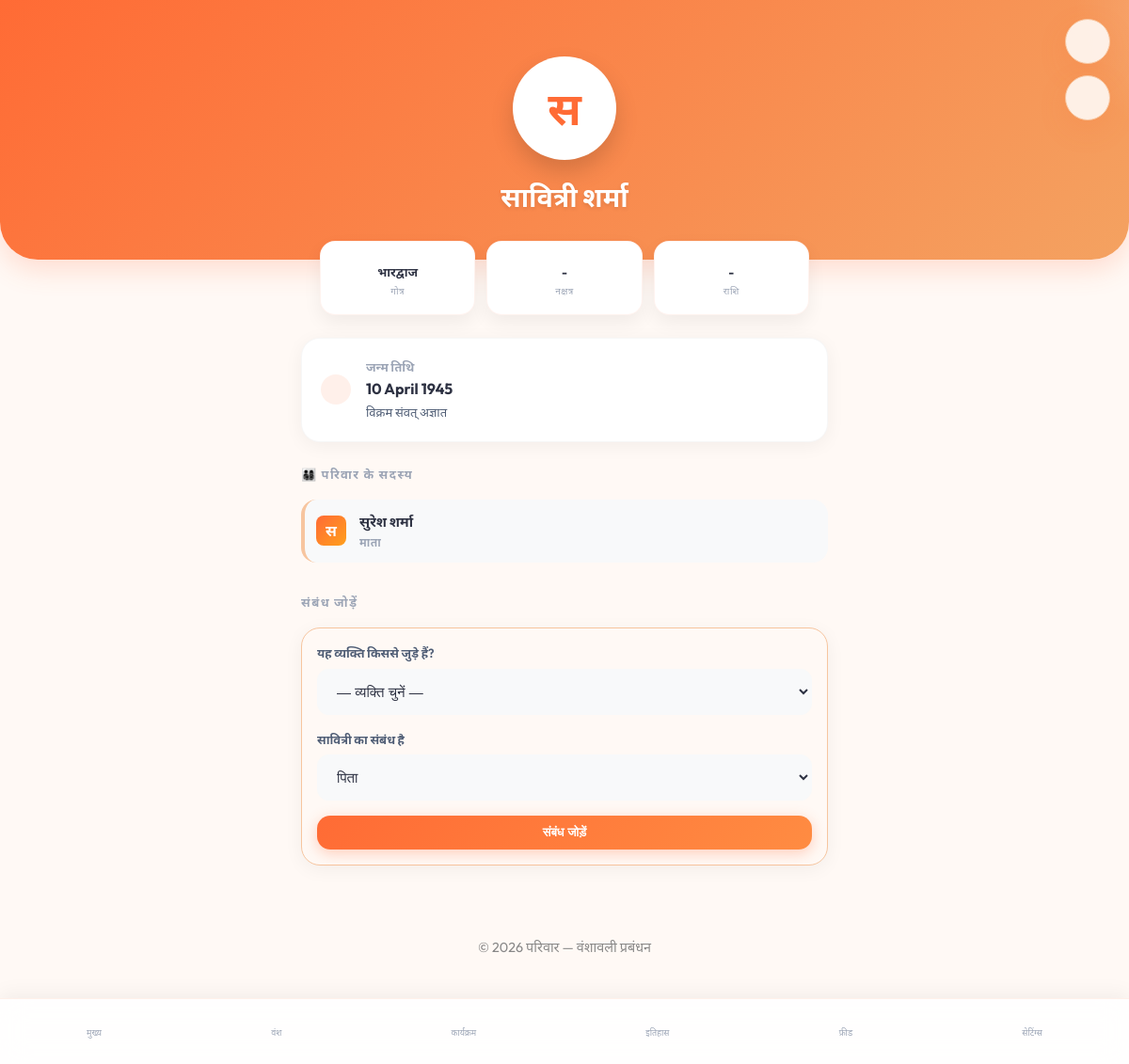
The app's page /pages/vyakti.php?id=2 (signed in) with its own data.
### tables this page shows
CREATE TABLE IF NOT EXISTS vyakti (
  id INT AUTO_INCREMENT PRIMARY KEY,
  parivar_id INT NOT NULL,
  joda_user_id INT COMMENT 'किसने जोड़ा',
  
   
  pratham_naam VARCHAR(100) NOT NULL COMMENT 'पहला नाम',
  madhya_naam VARCHAR(100) COMMENT 'मध्य नाम',
  kul_naam VARCHAR(100) COMMENT 'कुल/उपनाम',
  upnaam VARCHAR(50) COMMENT 'घर का नाम/उपनाम',
  
   
  ling ENUM('purush','stri','anya') NOT NULL,
  jeevit TINYINT(1) DEFAULT 1 COMMENT '1=जीवित, 0=दिवंगत',
  
   
  janm_tithi_gregorian DATE COMMENT 'ग्रेगोरियन जन्म तिथि',
  janm_tithi_vs VARCHAR(100) COMMENT 'जैसे: कार्तिक शुक्ल चतुर्दशी, वि.सं. २०४८',
  janm_sthan VARCHAR(200) COMMENT 'जन्म स्थान',
  
   
  mrityu_tithi_gregorian DATE,
  mrityu_tithi_vs VARCHAR(100),
  
   
  gotra VARCHAR(100) COMMENT 'गोत्र',
  pravara VARCHAR(200) COMMENT 'प्रवर',
  nakshatra VARCHAR(50) COMMENT 'जन्म नक्षत्र',
  rashi VARCHAR(50) COMMENT 'राशि',
  
   
  phone VARCHAR(15),
  email VARCHAR(150),
  vartaman_sheher VARCHAR(200) COMMENT 'वर्तमान शहर',
  share_code VARCHAR(12) UNIQUE COMMENT 'Profile link code',
  
   
  photo_url VARCHAR(500),
  jeevan_parichay TEXT COMMENT 'जीवन परिचय',
  
  banaya_at TIMESTAMP DEFAULT CURRENT_TIMESTAMP,
  updated_at TIMESTAMP DEFAULT CURRENT_TIMESTAMP ON UPDATE CURRENT_TIMESTAMP,
  
  FOREIGN KEY (parivar_id) REFERENCES parivar(id) ON DELETE CASCADE
);

CREATE TABLE IF NOT EXISTS sambandh (
  id INT AUTO_INCREMENT PRIMARY KEY,
  vyakti_a_id INT NOT NULL COMMENT 'व्यक्ति A',
  vyakti_b_id INT NOT NULL COMMENT 'व्यक्ति B',
  sambandh_prakar ENUM(
    'pita','mata','pati','patni',
    'bhai','behen','putra','putri',
    'datta_putra','datta_putri','datta_pita','datta_mata'
  ) NOT NULL COMMENT 'A का B से संबंध',
  
   
  vivah_tithi_gregorian DATE,
  vivah_tithi_vs VARCHAR(100) COMMENT 'विवाह तिथि वि.सं. में',
  vivah_sthan VARCHAR(200),
  
  tippani VARCHAR(500) COMMENT 'अतिरिक्त टिप्पणी',
  
  FOREIGN KEY (vyakti_a_id) REFERENCES vyakti(id) ON DELETE CASCADE,
  FOREIGN KEY (vyakti_b_id) REFERENCES vyakti(id) ON DELETE CASCADE
);

### includes/helpers.php (called while the page is built, shortened)
<?php
function s($text) {
    return htmlspecialchars($text ?? '', ENT_QUOTES, 'UTF-8');
}
function getRelationHindi($type) {
    $relations = [
        'pita' => 'पिता',
        'mata' => 'माता',
        'pati' => 'पति',
        'patni' => 'पत्नी',
        'bhai' => 'भाई',
        'behen' => 'बहन',
        'putra' => 'पुत्र',
        'putri' => 'पुत्री',
        'datta_putra' => 'दत्तक पुत्र',
        'datta_putri' => 'दत्तक पुत्री',
        'dada' => 'दादा',
        'dadi' => 'दादी',
        'nana' => 'नाना',
        'nani' => 'नानी',
        'pota' => 'पोता',
        'poti' => 'पोती',
        'nati' => 'नाती',
        'natini' => 'नातिनी',
        'chacha' => 'चाचा',
        'chachi' => 'चाची',
        'taau' => 'ताऊ',
        'tai' => 'ताई',
        'bua' => 'बुआ',
        'fufa' => 'फूफा',
        'mama' => 'मामा',
        'mami' => 'मामी',
        'mausi' => 'मौसी',
        'mausa' => 'मौसा',
        'bhatija' => 'भतीजा',
        'bhatiji' => 'भतीजी',
        'bhanja' => 'भांजा',
        'bhanji' => 'भांजी',
        'sasur' => 'ससुर',
        'saas' => 'सास',
        'sala' => 'साला',
        'sali' => 'साली',
        'jija' => 'जीजा',
        'bhabhi' => 'भाभी',
        'nanad' => 'ननद',
        'devar' => 'देवर',
        'devrani' => 'देवरानी',
        'jeth' => 'जेठ',
        'jethani' => 'जेठानी',
        'damad' => 'दामाद',
        'bahu' => 'बहू',
        'samdhi' => 'समधी',
        'samdhan' => 'समधन'
    ];
    return $relations[$type] ?? $type;
}

### includes/auth.php (called while the page is built, shortened)
<?php
function isLoggedIn(): bool {
    return isset($_SESSION['user_id']) && !empty($_SESSION['user_id']);
}
function isMukhya(): bool {
    return isLoggedIn() && ($_SESSION['bhumika'] ?? '') === 'mukhya';
}

### pages/vyakti.php (the view, shortened to what this page needs)
<?php
require_once __DIR__ . '/../includes/header.php';
$id = $_GET['id'] ?? 0;
$parivar_id = currentParivarId();
$stmt = $pdo->prepare("SELECT v.* FROM vyakti v JOIN vyakti_parivar vp ON v.id = vp.vyakti_id WHERE v.id = ? AND vp.parivar_id = ?");
$stmt->execute([$id, $parivar_id]);
$v = $stmt->fetch();
$initials = mb_substr($v['pratham_naam'], 0, 1);
$fullName = trim($v['pratham_naam'] . ' ' . ($v['madhya_naam'] ? $v['madhya_naam'] . ' ' : '') . $v['kul_naam']);
?>
<div class="app-header-transparent">
</div>
<div class="profile-hero-v3">
    <div class="avatar-wrap">
        <?php if ($v['photo_url']): ?>
            <img src="../<?php echo $v['photo_url']; ?>" class="avatar-lg">
        <?php else: ?>
            <div class="avatar-lg"><?php echo $initials; ?></div>
        <?php endif; ?>
    </div>
    <div class="name-title"><?php echo s($fullName); ?></div>
</div>
<div class="page-content" style="padding-top: 0;">
    <div class="stat-grid">
        <div class="stat-card">
            <div class="stat-value"><?php echo s($v['gotra'] ?: '-'); ?></div>
            <div class="stat-label">गोत्र</div>
        </div>
        <div class="stat-card">
            <div class="stat-value"><?php echo s($v['nakshatra'] ?: '-'); ?></div>
            <div class="stat-label">नक्षत्र</div>
        </div>
        <div class="stat-card">
            <div class="stat-value"><?php echo s($v['rashi'] ?: '-'); ?></div>
            <div class="stat-label">राशि</div>
        </div>
    </div>
    <div class="premium-card" style="display: flex; align-items: center; gap: 16px;">
        <div style="background: rgba(255,107,53,0.1); padding: 16px; border-radius: 16px; color: var(--rang-pramukh);">
        </div>
        <div>
            <div style="font-size: 13px; color: var(--text-muted); font-weight: 600; text-transform: uppercase;">जन्म तिथि</div>
            <div style="font-size: 16px; font-weight: 700; color: var(--text-main);">
                <?php echo $v['janm_tithi_gregorian'] ? date('d F Y', strtotime($v['janm_tithi_gregorian'])) : 'अज्ञात'; ?>
            </div>
            <div style="font-size: 13px; color: var(--text-secondary); margin-top: 2px;">
                <?php echo s($v['janm_tithi_vs'] ?: 'विक्रम संवत् अज्ञात'); ?>
            </div>
        </div>
    </div>
    <div class="section-header"><span class="section-title">👨‍👩‍👧‍👦 परिवार के सदस्य</span></div>
    <?php
    $stmt = $pdo->prepare("SELECT s.*, v.pratham_naam, v.kul_naam, v.photo_url FROM sambandh s JOIN vyakti v ON s.vyakti_b_id = v.id WHERE s.vyakti_a_id = ?");
    $stmt->execute([$id]);
    $rels = $stmt->fetchAll();
    if (count($rels) > 0) {
        foreach ($rels as $r): ?>
            <a href="vyakti.php?id=<?php echo $r['vyakti_b_id']; ?>" class="relation-card">
                <?php if ($r['photo_url']): ?>
                    <img src="../<?php echo $r['photo_url']; ?>" style="width: 44px; height: 44px; border-radius: 12px; object-fit: cover; margin-right: 14px;">
                <?php else: ?>
                    <div class="avatar avatar-sm avatar-saffron" style="margin-right: 14px; font-size: 16px;"><?php echo mb_substr($r['pratham_naam'], 0, 1); ?></div>
                <?php endif; ?>
                <div style="flex: 1;">
                    <div style="font-weight: 700; font-size: 15px; color: var(--text-main);"><?php echo s($r['pratham_naam'] . ' ' . $r['kul_naam']); ?></div>
                    <div style="font-size: 12px; color: var(--text-muted); font-weight: 600; text-transform: uppercase; letter-spacing: 0.5px;"><?php echo getRelationHindi($r['sambandh_prakar']); ?></div>
                </div>
            </a>
        <?php endforeach;
    } else {
        echo "<p style='color: var(--text-muted); font-size: 14px; text-align: center; margin: 20px 0;'>कोई सदस्य नहीं जुड़ा है।</p>";
    }
    ?>
    <?php if (isMukhya()): ?>
    <div style="margin-top: 32px; margin-bottom: 24px;">
        <div class="section-header">
            <span class="section-title">संबंध जोड़ें</span>
        </div>
        <div class="card" style="padding:16px; border: 1.5px solid var(--rang-dwitiya); background: var(--bg-main);">
            <form action="/api/vyakti.php?action=sambandh_jodo" method="POST">
                <div class="form-group">
                    <label>यह व्यक्ति किससे जुड़े हैं?</label>
                    <select name="vyakti_b_id" class="form-control" required>
                        <option value="">— व्यक्ति चुनें —</option>
                    </select>
                </div>
                <div class="form-group">
                    <label><?php echo s($v['pratham_naam']); ?> का संबंध है</label>
                    <select name="sambandh_prakar" class="form-control" required>
                        <option value="pita">पिता</option>
                    </select>
                </div>
                <button type="submit" class="btn btn-primary" style="font-size:13px; padding:10px;">संबंध जोड़ें</button>
            </form>
        </div>
    </div>
    <?php endif; ?>
</div>
<?php include '../includes/nav.php'; ?>
<?php require_once __DIR__ . '/../includes/footer.php'; ?>

### assets/css/style.css (style rules this page uses)
:root { --rang-pramukh: #FF6B35; --rang-dwitiya: #F7C59F; --rang-akash: #EFEFD0; --rang-safal: #06D6A0; --rang-asafal: #EF476F; --bg-main: #FFF9F5; --bg-card: #FFFFFF; --bg-secondary: #F8F9FA; --text-main: #2D3142; --text-secondary: #4F5D75; --text-muted: #9BA4B5; --shadow-soft: 0 4px 20px rgba(0,0,0,0.05); --shadow-floating: 0 10px 30px rgba(255, 107, 53, 0.15); --shakti-glass: rgba(255, 255, 255, 0.85); --shreni-font-mukhya: 'Outfit', sans-serif; --shreni-font-devanagari: 'Noto Sans Devanagari', sans-serif; --senior-font-scale: 1.2; }
* { margin: 0; padding: 0; box-sizing: border-box; -webkit-tap-highlight-color: transparent; }
body { font-family: var(--shreni-font-mukhya), var(--shreni-font-devanagari); background-color: var(--bg-main); color: var(--text-main); line-height: 1.6; padding-bottom: 80px; transition: background 0.3s ease; }
.page-content { max-width: 600px; margin: 0 auto; padding: 20px; }
.card { background: var(--bg-card); border-radius: 20px; padding: 20px; margin-bottom: 20px; box-shadow: var(--shadow-soft); border: 1px solid rgba(255, 107, 53, 0.05); transition: transform 0.2s ease, box-shadow 0.2s ease; }
.btn { display: inline-flex; align-items: center; justify-content: center; gap: 8px; padding: 12px 24px; border-radius: 14px; font-weight: 600; border: none; cursor: pointer; transition: all 0.2s ease; width: 100%; font-size: 0.95rem; }
.btn-primary { background: linear-gradient(135deg, var(--rang-pramukh), #FF8C42); color: white; box-shadow: 0 4px 15px rgba(255, 107, 53, 0.3); }
.form-group { margin-bottom: 16px; }
.form-group label { display: block; font-size: 13px; font-weight: 600; margin-bottom: 6px; color: var(--text-secondary); }
.form-control { width: 100%; padding: 14px 16px; border-radius: 12px; border: 1.5px solid var(--bg-secondary); background: var(--bg-secondary); color: var(--text-main); font-size: 15px; transition: all 0.2s ease; }
.avatar { width: 44px; height: 44px; border-radius: 12px; display: flex; align-items: center; justify-content: center; font-weight: 700; color: white; }
.avatar-sm { width: 32px; height: 32px; border-radius: 8px; font-size: 14px; }
.avatar-saffron { background: linear-gradient(135deg, #FF6B35, #FF9F1C); }
.section-header { margin: 24px 0 16px; display: flex; align-items: center; justify-content: space-between; }
.section-title { font-size: 13px; font-weight: 800; text-transform: uppercase; letter-spacing: 1.5px; color: var(--text-muted); }

### records on screen
vyakti: pratham_naam "स", s($fullName) "सावित्री शर्मा", gotra "भारद्वाज", nakshatra "-", rashi "-", janm_tithi_gregorian "10 April 1945", janm_tithi_vs "विक्रम संवत् अज्ञात", pratham_naam "सावित्री"
sambandh: vyakti_b.pratham_naam "स", vyakti_b.kul_naam "सुरेश शर्मा", sambandh_prakar "माता"
